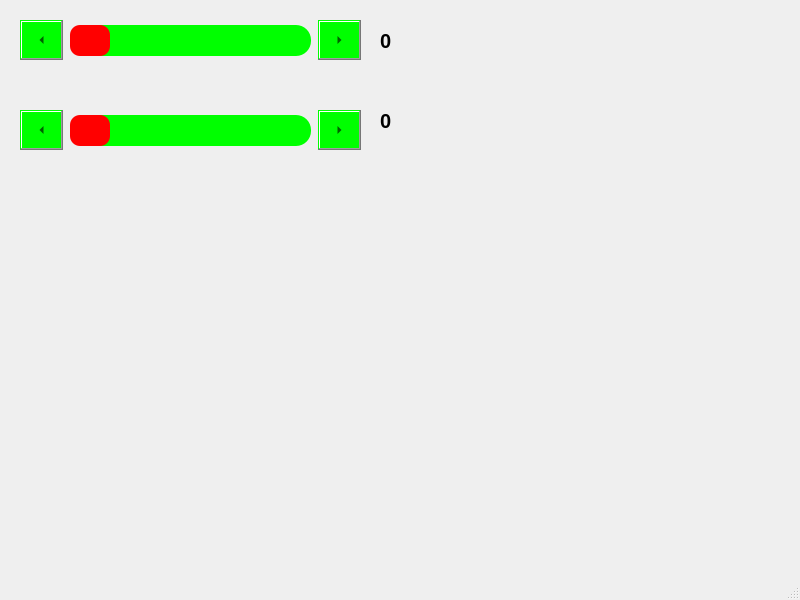
<?xml version="1.0" encoding="UTF-8"?>
<ui version="4.0">
 <class>MainWindow</class>
 <widget class="QMainWindow" name="MainWindow">
  <property name="geometry">
   <rect>
    <x>0</x>
    <y>0</y>
    <width>800</width>
    <height>600</height>
   </rect>
  </property>
  <property name="windowTitle">
   <string>MainWindow</string>
  </property>
  <widget class="QWidget" name="centralwidget">
   <widget class="QScrollBar" name="horizontalScrollBar">
    <property name="geometry">
     <rect>
      <x>20</x>
      <y>20</y>
      <width>341</width>
      <height>41</height>
     </rect>
    </property>
    <property name="styleSheet">
     <string notr="true">QScrollBar::horizontal
{
	background-color:rgb(0,255,0);
	margin:5px 50px 5px 50px;
	border:1px transparent;
	border-radius:15px;
}
QScrollBar::handle::horizontal
{
	background-color:rgb(255,0,0);
	border-radius:10px;
}
QScrollBar::sub-line::horizontal
{
	margin:0px 3px 0px 0px;
	height:40px;
	width:40px;
	subcontrol-position:left;
	subcontrol-origin:margin;
}
QScrollBar::sub-line::horizontal:hover, QScrollBar::sub-line::horizontal:on
{
	margin:0px 3px 0px 0px;
	height:40px;
	width:40px;
	subcontrol-position:left;
	subcontrol-origin:margin;
	background-color:rgb(255,0,0);
}
QScrollBar::add-line::horizontal
{
	margin:0px 3px 0px 0px;
	height:40px;
	width:40px;
	subcontrol-position:right;
	subcontrol-origin:margin;
}
QScrollBar::add-line::horizontal:hover, QScrollBar::add-line::horizontal:on
{
	margin:0px 3px 0px 0px;
	height:40px;
	width:40px;
	subcontrol-position:right;
	subcontrol-origin:margin;
	background-color:rgb(255,0,0);
}
QScrollBar::add-page:horizontal,QScrollBar::sub-page:horizontal
{
	background:none;
}
</string>
    </property>
    <property name="maximum">
     <number>500</number>
    </property>
    <property name="singleStep">
     <number>5</number>
    </property>
    <property name="pageStep">
     <number>100</number>
    </property>
    <property name="orientation">
     <enum>Qt::Horizontal</enum>
    </property>
   </widget>
   <widget class="QLabel" name="label">
    <property name="geometry">
     <rect>
      <x>380</x>
      <y>20</y>
      <width>49</width>
      <height>41</height>
     </rect>
    </property>
    <property name="font">
     <font>
      <pointsize>15</pointsize>
      <bold>true</bold>
     </font>
    </property>
    <property name="text">
     <string>0</string>
    </property>
   </widget>
   <widget class="QScrollBar" name="horizontalScrollBar_2">
    <property name="geometry">
     <rect>
      <x>20</x>
      <y>110</y>
      <width>341</width>
      <height>41</height>
     </rect>
    </property>
    <property name="styleSheet">
     <string notr="true">QScrollBar::horizontal
{
	background-color:rgb(0,255,0);
	margin:5px 50px 5px 50px;
	border:1px transparent;
	border-radius:15px;
}
QScrollBar::handle::horizontal
{
	background-color:rgb(255,0,0);
	border-radius:10px;
}
QScrollBar::sub-line::horizontal
{
	margin:0px 3px 0px 0px;
	height:40px;
	width:40px;
	subcontrol-position:left;
	subcontrol-origin:margin;
}
QScrollBar::sub-line::horizontal:hover, QScrollBar::sub-line::horizontal:on
{
	margin:0px 3px 0px 0px;
	height:40px;
	width:40px;
	subcontrol-position:left;
	subcontrol-origin:margin;
	background-color:rgb(255,0,0);
}
QScrollBar::add-line::horizontal
{
	margin:0px 3px 0px 0px;
	height:40px;
	width:40px;
	subcontrol-position:right;
	subcontrol-origin:margin;
}
QScrollBar::add-line::horizontal:hover, QScrollBar::add-line::horizontal:on
{
	margin:0px 3px 0px 0px;
	height:40px;
	width:40px;
	subcontrol-position:right;
	subcontrol-origin:margin;
	background-color:rgb(255,0,0);
}
QScrollBar::add-page:horizontal,QScrollBar::sub-page:horizontal
{
	background:none;
}
</string>
    </property>
    <property name="maximum">
     <number>500</number>
    </property>
    <property name="singleStep">
     <number>5</number>
    </property>
    <property name="pageStep">
     <number>100</number>
    </property>
    <property name="orientation">
     <enum>Qt::Horizontal</enum>
    </property>
   </widget>
   <widget class="QLabel" name="label_2">
    <property name="geometry">
     <rect>
      <x>380</x>
      <y>100</y>
      <width>49</width>
      <height>41</height>
     </rect>
    </property>
    <property name="font">
     <font>
      <pointsize>15</pointsize>
      <bold>true</bold>
     </font>
    </property>
    <property name="text">
     <string>0</string>
    </property>
   </widget>
  </widget>
  <widget class="QMenuBar" name="menubar">
   <property name="geometry">
    <rect>
     <x>0</x>
     <y>0</y>
     <width>800</width>
     <height>22</height>
    </rect>
   </property>
  </widget>
  <widget class="QStatusBar" name="statusbar"/>
 </widget>
 <resources/>
 <connections>
  <connection>
   <sender>horizontalScrollBar</sender>
   <signal>valueChanged(int)</signal>
   <receiver>horizontalScrollBar_2</receiver>
   <slot>setValue(int)</slot>
   <hints>
    <hint type="sourcelabel">
     <x>177</x>
     <y>68</y>
    </hint>
    <hint type="destinationlabel">
     <x>181</x>
     <y>148</y>
    </hint>
   </hints>
  </connection>
  <connection>
   <sender>horizontalScrollBar_2</sender>
   <signal>valueChanged(int)</signal>
   <receiver>horizontalScrollBar</receiver>
   <slot>setValue(int)</slot>
   <hints>
    <hint type="sourcelabel">
     <x>137</x>
     <y>136</y>
    </hint>
    <hint type="destinationlabel">
     <x>142</x>
     <y>61</y>
    </hint>
   </hints>
  </connection>
 </connections>
</ui>
